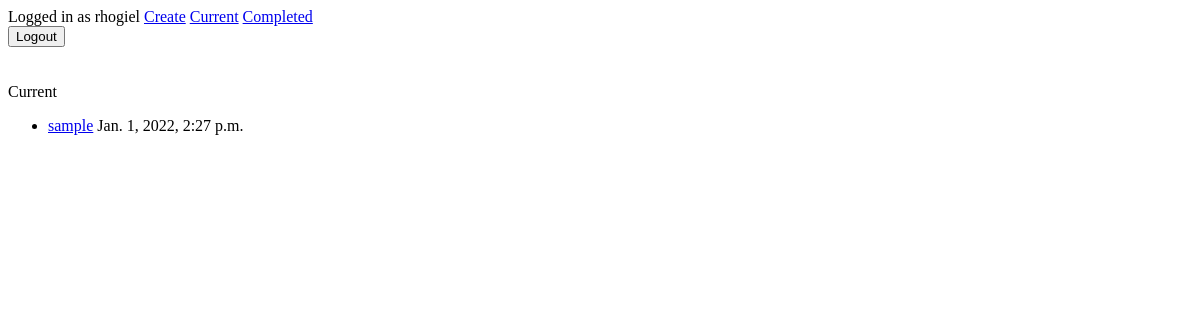
The app's page /completed/ (signed in), older data.
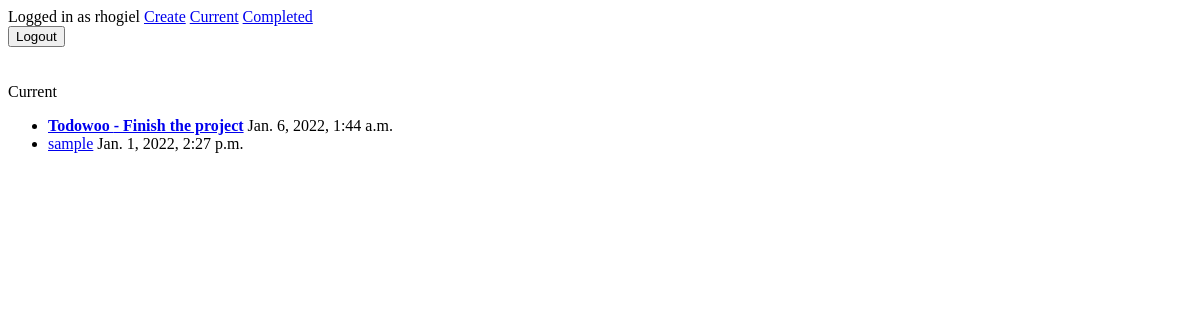
The same page, newer data.
### todo/models.py (models this page shows, shortened)
class Todo(models.Model):
    title = models.CharField(max_length=300)
    memo = models.TextField(blank=True)
    important = models.BooleanField(default=False)
    date_created = models.DateTimeField(auto_now_add=True)
    date_completed = models.DateTimeField(null=True, blank=True)
    createdby = models.ForeignKey(User, on_delete=models.CASCADE, default=False)

### todo/views.py (the view)
# urls.py: path('completed/', views.completedtodos, name='completedtodos'),
@login_required
def completedtodos(request):
    data = Todo.objects.filter(createdby=request.user, date_completed__isnull=False).order_by('-date_completed')
    return render(request, 'todo/completedtodos.html', {'data': data})

### todo/templates/todo/completedtodos.html
{% extends 'todo/base.html' %}
{% block content %}
Current
<ul>
  {% for todo in data %}
    <li>
      {% if todo.important %}
        {% if todo.memo %}
          <a href="{% url 'viewtodo' todo.id %}"><b>{{ todo.title }} - {{ todo.memo }}</b></a>
          {{ todo.date_completed }}
        {% else %}
          <a href="{% url 'viewtodo' todo.id %}"><b>{{ todo.title }}</b></a>
          {{ todo.date_completed }}
        {% endif %}
      {% else %}
        {% if todo.memo %}
          <a href="{% url 'viewtodo' todo.id %}">{{ todo.title }} - {{ todo.memo }}</a>
          {{ todo.date_completed }}
        {% else %}
          <a href="{% url 'viewtodo' todo.id %}">{{ todo.title }}</a>
          {{ todo.date_completed }}
        {% endif %}
      {% endif %}
    </li>
  {% endfor %}
</ul>
{% endblock %}

Row changes from the older to the newer data that the page shows:
now on this page (row edited): Todo: title "Todowoo", memo "Finish the project", date_completed "Jan. 6, 2022, 1:44 a.m."
